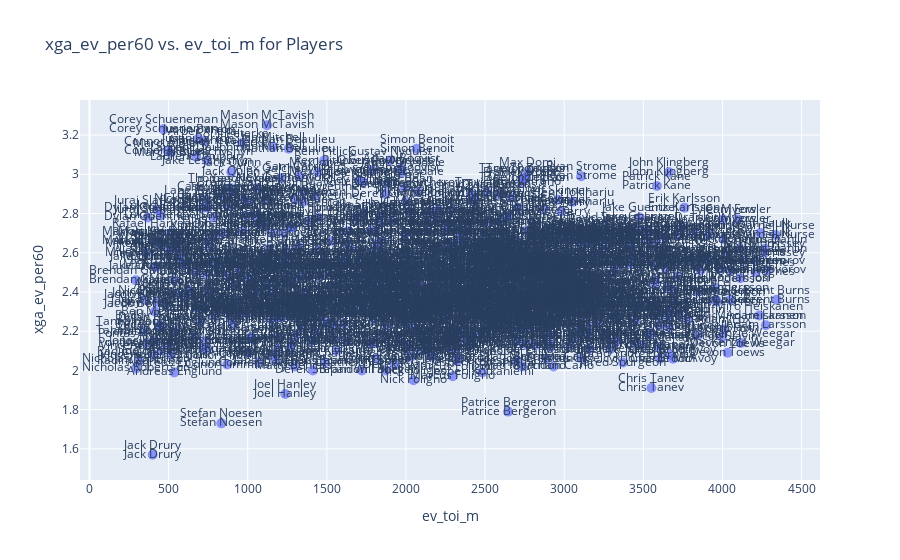

Notebook code for this chart:
### Code cell
import pandas as pd
import plotly.express as px

metric = 'xga_ev_per60' 
toi = 'ev_toi_m'

df_viz = df
df_viz = df_viz.dropna(subset=[toi, metric])  # Drop rows with missing values in these columns

# Create an interactive scatter plot using Plotly
fig = px.scatter(df_viz, x=toi, y=metric, text='player_name', labels={toi: f'{toi}', metric: f'{metric}'},
                 title=f'{metric} vs. {toi} for Players')

# Customize the appearance
fig.update_traces(marker=dict(size=10, opacity=0.7))

# Add data labels for each point
fig.update_layout(annotations=[dict(x=df_viz[toi].iloc[i], 
                                    y=df_viz[metric].iloc[i], 
                                    text=df_viz['player_name'].iloc[i], 
                                    showarrow=False, 
                                    xanchor='center', 
                                    yanchor='bottom') for i in range(len(df_viz))])

# Show the interactive plot
fig.show()
